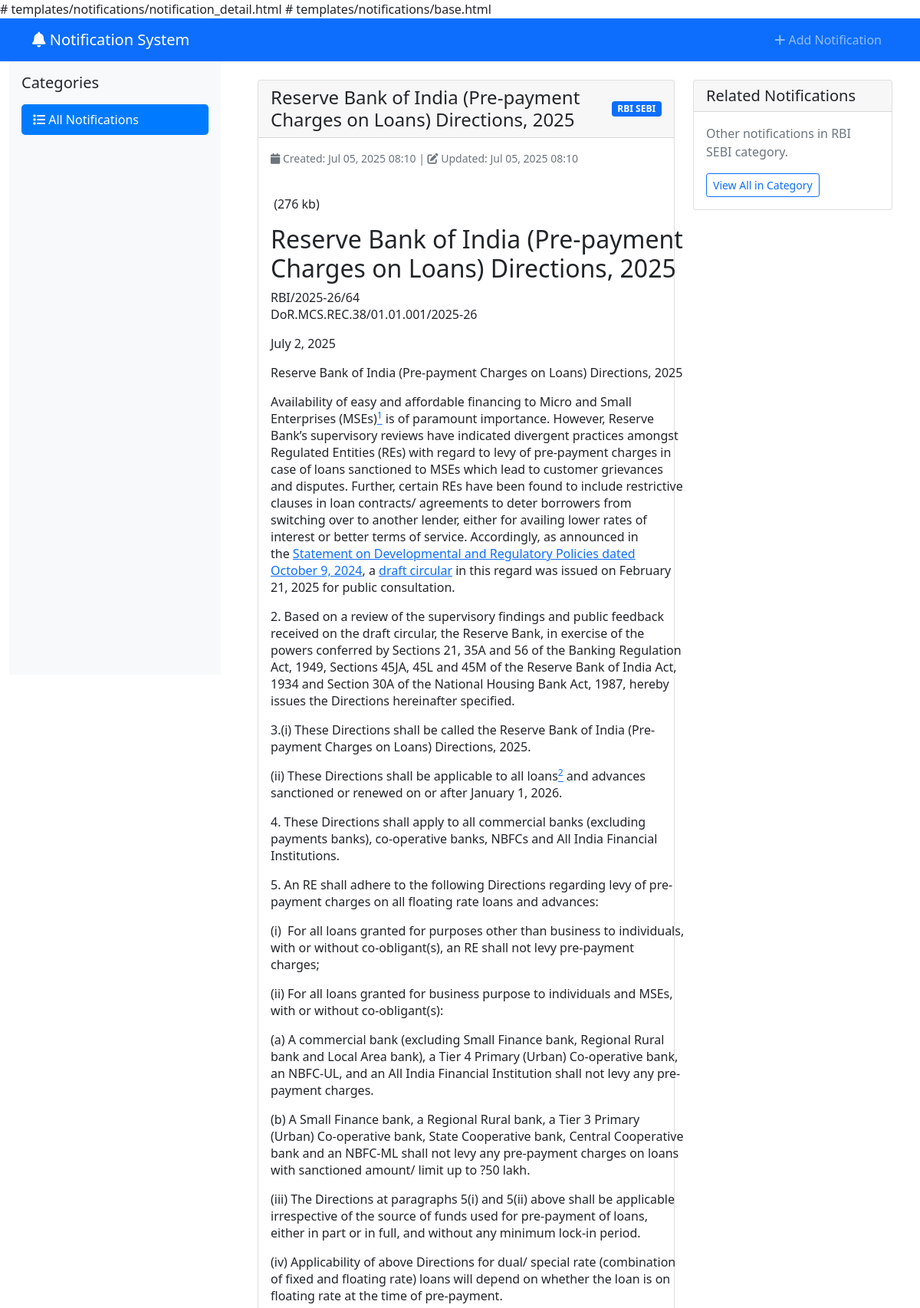
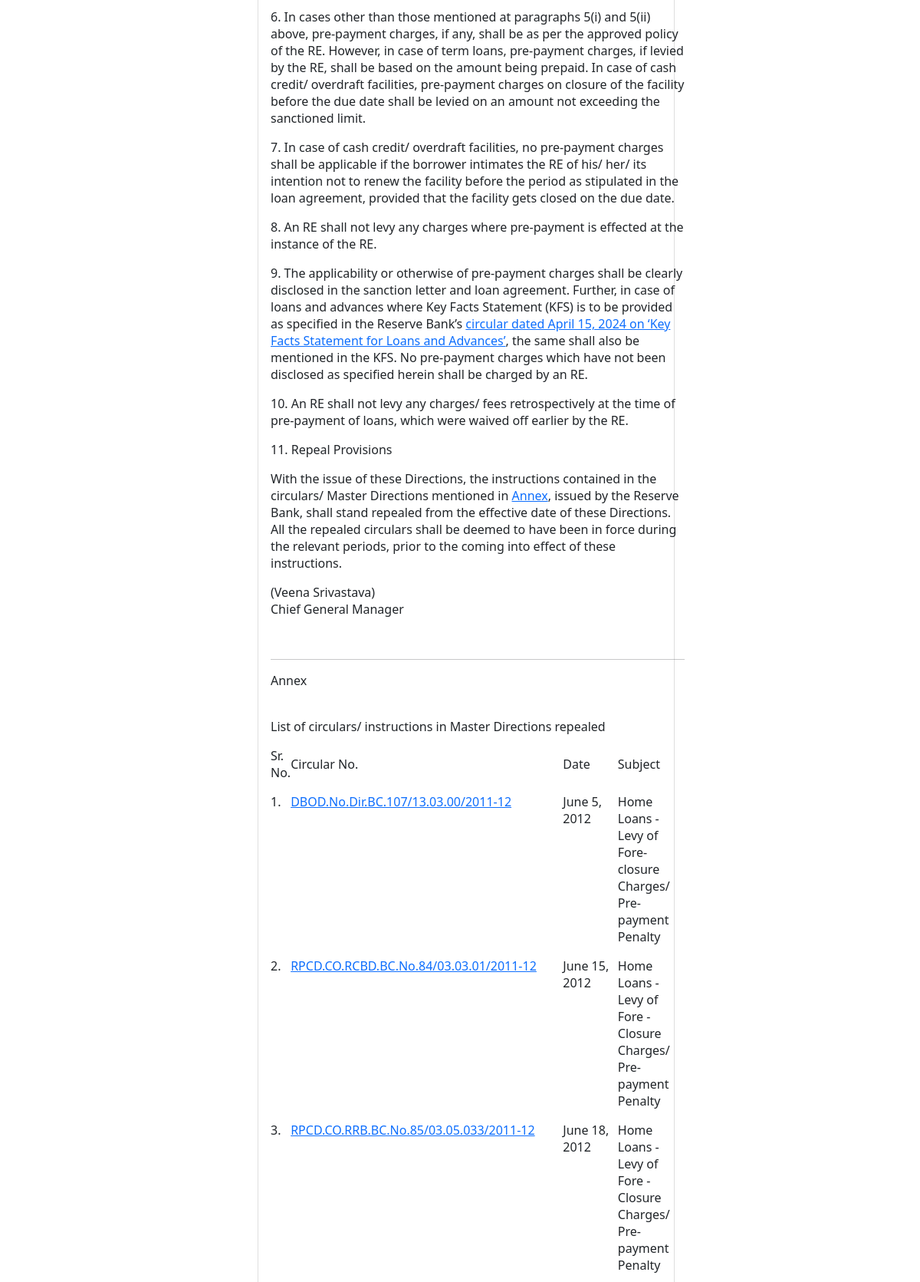
The app's page /bulletins/2/ (upper part) with its own data (2 pictures, top to bottom).
### bulletins/models.py (models this page shows, shortened)
class Notification(models.Model):
    title = models.CharField(max_length=255)
    notification_number = models.CharField(max_length=100, unique=True, help_text="Enter notification number (e.g., NOT/2024/001)")
    notification_date = models.DateField(default=timezone.now, help_text="Date of the notification")
    content = RichTextField()
    category = models.ForeignKey(NotificationCategory, on_delete=models.CASCADE, related_name='notifications')
    created_at = models.DateTimeField(auto_now_add=True)
    updated_at = models.DateTimeField(auto_now=True)
    is_active = models.BooleanField(default=True)
    class Meta:
        ordering = ['-notification_date', '-created_at']
        unique_together = ['notification_number']  # Ensure notification number is unique

class NotificationCategory(models.Model):
    CATEGORY_CHOICES = [
        ('rbi_sebi', 'RBI SEBI'),
        ('notification', 'Notification'),
        ('circular', 'Circular'),
        ('income_tax', 'Income Tax'),
        ('service_tax', 'Service Tax'),
        ('central_sales_tax', 'Central Sales Tax'),
        ('excise_matters', 'Excise Matters'),
        ('customs', 'Customs'),
        ('company_law', 'Company Law'),
        ('labour_laws', 'Labour Laws'),
        ('fema', 'FEMA'),
        ('llp_act_2008', 'The LLP Act 2008'),
        ('accounting_standard', 'Accounting Standard (INDAS)'),
        ('others', 'Others'),
        ('gst', 'GST'),
        ('igst', 'IGST'),
        ('utgst', 'UTGST'),
        ('compensation_cess', 'Compensation Cess'),
        ('ibc_regulation', 'IBC Regulation'),
        ('vat', 'VAT'),
        ('delhi_vat', 'Delhi VAT'),
        ('maharashtra_vat', 'Maharashtra VAT'),
        ('gujarat_vat', 'Gujarat VAT'),
        ('telangana_vat', 'Telangana VAT'),
        ('tamil_nadu_vat', 'Tamil Nadu VAT'),
        ('karnataka_vat', 'Karnataka VAT'),
        ('west_bengal_vat', 'West Bengal VAT'),
        ('rajasthan_vat', 'Rajasthan VAT'),
        ('uttar_pradesh_vat', 'Uttar Pradesh VAT'),
        ('punjab_vat', 'Punjab VAT'),
    ]
    name = models.CharField(max_length=100, choices=CATEGORY_CHOICES, unique=True)
    display_name = models.CharField(max_length=100)
    created_at = models.DateTimeField(auto_now_add=True)
    parent = models.ForeignKey('self', on_delete=models.CASCADE, null=True, blank=True, related_name='subcategories')
    class Meta:
        verbose_name_plural = "Notification Categories"

### bulletins/views.py (the view)
# urls.py: path('<int:pk>/', views.notification_detail, name='notification_detail'),
def notification_detail(request, pk):
    notification = get_object_or_404(Notification, pk=pk, is_active=True)
    return render(request, 'notifications/notification_detail.html', {'notification': notification})

### templates/notifications/notification_detail.html (shortened to what this page needs)
{% extends 'notifications/base.html' %}
{% block content %}
<div class="row">
    <div class="col-lg-8">
        <div class="card">
            <div class="card-header d-flex justify-content-between align-items-center">
                <h4 class="mb-0">{{ notification.title }}</h4>
                <span class="badge bg-primary">{{ notification.category.display_name }}</span>
            </div>
            <div class="card-body">
                <div class="mb-3">
                    <small class="text-muted">
                        <i class="fas fa-calendar"></i> Created: {{ notification.created_at|date:"M d, Y H:i" }}
                        {% if notification.updated_at != notification.created_at %}
                            | <i class="fas fa-edit"></i> Updated: {{ notification.updated_at|date:"M d, Y H:i" }}
                        {% endif %}
                    </small>
                </div>
                <div class="notification-content">
                    {{ notification.content|safe }}
                </div>
            </div>
        </div>
    </div>
    <div class="col-lg-4">
        <div class="card">
            <div class="card-header">
                <h5 class="mb-0">Related Notifications</h5>
            </div>
            <div class="card-body">
                <p class="text-muted">Other notifications in {{ notification.category.display_name }} category.</p>
                <a href="{% url 'category_notifications' notification.category.name %}" class="btn btn-outline-primary btn-sm">
                    View All in Category
                </a>
            </div>
        </div>
    </div>
</div>
{% endblock %}

### records on screen
Notification: title "Reserve Bank of India (Pre-payment Charges on Loans) Directions, 2025", category.display_name "RBI SEBI", created_at "Jul 05, 2025 08:10", updated_at "Jul 05, 2025 08:10", content "(276 kb) Reserve Bank of India (Pre-payment Charges on Loans) Directions, 2025 RBI/2025-26/64 DoR.MCS.REC.38/01.01.001/2025-26 July 2, 2025 Reserve Bank of India (Pre-payment Charges on Loans) Directions, 2025 Availability of easy and affordable financing to Micro and Small Enterprises (MSEs) 1 is of paramount importance. However, Reserve Bank’s supervisory reviews have indicated divergent practices amongst Regulated Entities (REs) with regard to levy of pre-payment charges in case of loans sanctioned to MSEs which lead to customer grievances and disputes. Further, certain REs have been found to include restrictive clauses in loan contracts/ agreements to deter borrowers from switching over…"
